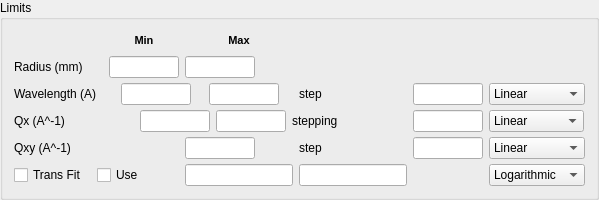
          <widget class="QGroupBox" name="limits_group">
           <property name="sizePolicy">
            <sizepolicy hsizetype="Preferred" vsizetype="Preferred">
             <horstretch>0</horstretch>
             <verstretch>0</verstretch>
            </sizepolicy>
           </property>
           <property name="layoutDirection">
            <enum>Qt::LeftToRight</enum>
           </property>
           <property name="title">
            <string>Limits</string>
           </property>
           <property name="checkable">
            <bool>false</bool>
           </property>
           <layout class="QGridLayout" name="gridLayout_4">
            <property name="verticalSpacing">
             <number>5</number>
            </property>
            <item row="0" column="0">
             <spacer name="horizontalSpacer_2">
              <property name="orientation">
               <enum>Qt::Horizontal</enum>
              </property>
              <property name="sizeHint" stdset="0">
               <size>
                <width>40</width>
                <height>20</height>
               </size>
              </property>
             </spacer>
            </item>
            <item row="0" column="2">
             <widget class="QLabel" name="limits_min_lbl">
              <property name="sizePolicy">
               <sizepolicy hsizetype="Preferred" vsizetype="Maximum">
                <horstretch>0</horstretch>
                <verstretch>0</verstretch>
               </sizepolicy>
              </property>
              <property name="text">
               <string>&lt;!DOCTYPE HTML PUBLIC &quot;-//W3C//DTD HTML 4.0//EN&quot; &quot;http://www.w3.org/TR/REC-html40/strict.dtd&quot;&gt;
&lt;html&gt;&lt;head&gt;&lt;meta name=&quot;qrichtext&quot; content=&quot;1&quot; /&gt;&lt;style type=&quot;text/css&quot;&gt;
p, li { white-space: pre-wrap; }
&lt;/style&gt;&lt;/head&gt;&lt;body style=&quot; font-family:'MS Shell Dlg 2'; font-size:8.25pt; font-weight:400; font-style:normal;&quot;&gt;
&lt;p style=&quot; margin-top:0px; margin-bottom:0px; margin-left:0px; margin-right:0px; -qt-block-indent:0; text-indent:0px; font-size:8pt;&quot;&gt;&lt;span style=&quot; font-weight:600;&quot;&gt;Min&lt;/span&gt;&lt;/p&gt;&lt;/body&gt;&lt;/html&gt;</string>
              </property>
              <property name="alignment">
               <set>Qt::AlignCenter</set>
              </property>
             </widget>
            </item>
            <item row="0" column="3">
             <widget class="QLabel" name="limits_max_lbl">
              <property name="sizePolicy">
               <sizepolicy hsizetype="Preferred" vsizetype="Maximum">
                <horstretch>0</horstretch>
                <verstretch>0</verstretch>
               </sizepolicy>
              </property>
              <property name="text">
               <string>&lt;!DOCTYPE HTML PUBLIC &quot;-//W3C//DTD HTML 4.0//EN&quot; &quot;http://www.w3.org/TR/REC-html40/strict.dtd&quot;&gt;
&lt;html&gt;&lt;head&gt;&lt;meta name=&quot;qrichtext&quot; content=&quot;1&quot; /&gt;&lt;style type=&quot;text/css&quot;&gt;
p, li { white-space: pre-wrap; }
&lt;/style&gt;&lt;/head&gt;&lt;body style=&quot; font-family:'MS Shell Dlg 2'; font-size:8.25pt; font-weight:400; font-style:normal;&quot;&gt;
&lt;p style=&quot; margin-top:0px; margin-bottom:0px; margin-left:0px; margin-right:0px; -qt-block-indent:0; text-indent:0px; font-size:8pt;&quot;&gt;&lt;span style=&quot; font-weight:600;&quot;&gt;Max&lt;/span&gt;&lt;/p&gt;&lt;/body&gt;&lt;/html&gt;</string>
              </property>
              <property name="alignment">
               <set>Qt::AlignCenter</set>
              </property>
             </widget>
            </item>
            <item row="1" column="0">
             <widget class="QLabel" name="label_3">
              <property name="text">
               <string>Radius (mm)</string>
              </property>
             </widget>
            </item>
            <item row="1" column="2">
             <widget class="QLineEdit" name="rad_min">
              <property name="sizePolicy">
               <sizepolicy hsizetype="Preferred" vsizetype="Maximum">
                <horstretch>0</horstretch>
                <verstretch>0</verstretch>
               </sizepolicy>
              </property>
              <property name="maximumSize">
               <size>
                <width>70</width>
                <height>16777215</height>
               </size>
              </property>
             </widget>
            </item>
            <item row="1" column="3">
             <widget class="QLineEdit" name="rad_max">
              <property name="sizePolicy">
               <sizepolicy hsizetype="Preferred" vsizetype="Preferred">
                <horstretch>0</horstretch>
                <verstretch>0</verstretch>
               </sizepolicy>
              </property>
              <property name="maximumSize">
               <size>
                <width>70</width>
                <height>16777215</height>
               </size>
              </property>
             </widget>
            </item>
            <item row="2" column="0">
             <widget class="QLabel" name="wavlength_lb">
              <property name="toolTip">
               <string>Controls the output from convert to wavelength</string>
              </property>
              <property name="text">
               <string>Wavelength (A)</string>
              </property>
             </widget>
            </item>
            <item row="2" column="2" colspan="2">
             <widget class="QStackedWidget" name="wav_stack">
              <property name="autoFillBackground">
               <bool>false</bool>
              </property>
              <property name="lineWidth">
               <number>1</number>
              </property>
              <property name="currentIndex">
               <number>0</number>
              </property>
              <widget class="QWidget" name="page_7">
               <layout class="QGridLayout" name="gridLayout_21">
                <property name="margin">
                 <number>0</number>
                </property>
                <item row="0" column="1">
                 <widget class="QLineEdit" name="wav_min">
                  <property name="sizePolicy">
                   <sizepolicy hsizetype="Preferred" vsizetype="Preferred">
                    <horstretch>0</horstretch>
                    <verstretch>0</verstretch>
                   </sizepolicy>
                  </property>
                  <property name="maximumSize">
                   <size>
                    <width>70</width>
                    <height>16777215</height>
                   </size>
                  </property>
                  <property name="toolTip">
                   <string>Start and end wavelengths used by convert to wavelengh</string>
                  </property>
                 </widget>
                </item>
                <item row="0" column="2">
                 <widget class="QLineEdit" name="wav_max">
                  <property name="sizePolicy">
                   <sizepolicy hsizetype="Preferred" vsizetype="Preferred">
                    <horstretch>0</horstretch>
                    <verstretch>0</verstretch>
                   </sizepolicy>
                  </property>
                  <property name="maximumSize">
                   <size>
                    <width>70</width>
                    <height>16777215</height>
                   </size>
                  </property>
                 </widget>
                </item>
               </layout>
              </widget>
              <widget class="QWidget" name="page_8">
               <layout class="QHBoxLayout" name="horizontalLayout_18">
                <property name="margin">
                 <number>0</number>
                </property>
                <item>
                 <widget class="QLineEdit" name="wavRanges">
                  <property name="toolTip">
                   <string>Comma separated list of wavelength ranges. One reduction
will always be done between the first and last ranges the
intermediate ranges are there for comparison</string>
                  </property>
                 </widget>
                </item>
                <item>
                 <widget class="QLabel" name="wavRanVal_lb">
                  <property name="text">
                   <string>*</string>
                  </property>
                  <property name="textFormat">
                   <enum>Qt::AutoText</enum>
                  </property>
                 </widget>
                </item>
               </layout>
              </widget>
             </widget>
            </item>
            <item row="2" column="4">
             <widget class="QLabel" name="wav_step_lbl">
              <property name="text">
               <string>step</string>
              </property>
             </widget>
            </item>
            <item row="2" column="5">
             <widget class="QLineEdit" name="wav_dw">
              <property name="sizePolicy">
               <sizepolicy hsizetype="Maximum" vsizetype="Maximum">
                <horstretch>0</horstretch>
                <verstretch>0</verstretch>
               </sizepolicy>
              </property>
              <property name="maximumSize">
               <size>
                <width>70</width>
                <height>16777215</height>
               </size>
              </property>
              <property name="toolTip">
               <string>The bin width of the output from convert to wavelength</string>
              </property>
             </widget>
            </item>
            <item row="2" column="6">
             <widget class="QComboBox" name="wav_dw_opt">
              <property name="sizePolicy">
               <sizepolicy hsizetype="Maximum" vsizetype="Maximum">
                <horstretch>0</horstretch>
                <verstretch>0</verstretch>
               </sizepolicy>
              </property>
              <property name="minimumSize">
               <size>
                <width>0</width>
                <height>0</height>
               </size>
              </property>
              <property name="toolTip">
               <string>Use Plot Result (in first tab) to check overlapping</string>
              </property>
              <item>
               <property name="text">
                <string>Linear</string>
               </property>
              </item>
              <item>
               <property name="text">
                <string>Logarithmic</string>
               </property>
              </item>
              <item>
               <property name="text">
                <string>Ranges Lin</string>
               </property>
              </item>
              <item>
               <property name="text">
                <string>Ranges Log</string>
               </property>
              </item>
             </widget>
            </item>
            <item row="3" column="0" colspan="6">
             <widget class="QStackedWidget" name="q_stack">
              <property name="autoFillBackground">
               <bool>false</bool>
              </property>
              <property name="lineWidth">
               <number>1</number>
              </property>
              <property name="currentIndex">
               <number>0</number>
              </property>
              <widget class="QWidget" name="page_2">
               <layout class="QGridLayout" name="gridLayout_16">
                <property name="margin">
                 <number>0</number>
                </property>
                <item row="0" column="2">
                 <widget class="QLineEdit" name="q_min">
                  <property name="sizePolicy">
                   <sizepolicy hsizetype="Preferred" vsizetype="Preferred">
                    <horstretch>0</horstretch>
                    <verstretch>0</verstretch>
                   </sizepolicy>
                  </property>
                  <property name="maximumSize">
                   <size>
                    <width>70</width>
                    <height>16777215</height>
                   </size>
                  </property>
                 </widget>
                </item>
                <item row="0" column="3">
                 <widget class="QLineEdit" name="q_max">
                  <property name="sizePolicy">
                   <sizepolicy hsizetype="Preferred" vsizetype="Preferred">
                    <horstretch>0</horstretch>
                    <verstretch>0</verstretch>
                   </sizepolicy>
                  </property>
                  <property name="maximumSize">
                   <size>
                    <width>70</width>
                    <height>16777215</height>
                   </size>
                  </property>
                 </widget>
                </item>
                <item row="0" column="4">
                 <widget class="QLabel" name="q_step_lbl">
                  <property name="text">
                   <string>stepping</string>
                  </property>
                 </widget>
                </item>
                <item row="0" column="5">
                 <widget class="QLineEdit" name="q_dq">
                  <property name="sizePolicy">
                   <sizepolicy hsizetype="Maximum" vsizetype="Maximum">
                    <horstretch>0</horstretch>
                    <verstretch>0</verstretch>
                   </sizepolicy>
                  </property>
                  <property name="maximumSize">
                   <size>
                    <width>70</width>
                    <height>16777215</height>
                   </size>
                  </property>
                 </widget>
                </item>
                <item row="0" column="1">
                 <widget class="QLabel" name="qx_lb">
                  <property name="sizePolicy">
                   <sizepolicy hsizetype="Preferred" vsizetype="Preferred">
                    <horstretch>0</horstretch>
                    <verstretch>0</verstretch>
                   </sizepolicy>
                  </property>
                  <property name="minimumSize">
                   <size>
                    <width>120</width>
                    <height>0</height>
                   </size>
                  </property>
                  <property name="text">
                   <string>Qx (A^-1)</string>
                  </property>
                 </widget>
                </item>
               </layout>
              </widget>
              <widget class="QWidget" name="page_4">
               <layout class="QHBoxLayout" name="horizontalLayout_17">
                <property name="margin">
                 <number>0</number>
                </property>
                <item>
                 <widget class="QLabel" name="label_37">
                  <property name="minimumSize">
                   <size>
                    <width>120</width>
                    <height>0</height>
                   </size>
                  </property>
                  <property name="text">
                   <string>Qx (Å^-1)</string>
                  </property>
                 </widget>
                </item>
                <item>
                 <widget class="QLineEdit" name="q_rebin"/>
                </item>
               </layout>
              </widget>
             </widget>
            </item>
            <item row="3" column="6">
             <widget class="QComboBox" name="q_dq_opt">
              <property name="sizePolicy">
               <sizepolicy hsizetype="Maximum" vsizetype="Maximum">
                <horstretch>0</horstretch>
                <verstretch>0</verstretch>
               </sizepolicy>
              </property>
              <property name="minimumSize">
               <size>
                <width>0</width>
                <height>0</height>
               </size>
              </property>
              <property name="maximumSize">
               <size>
                <width>95</width>
                <height>16777215</height>
               </size>
              </property>
              <property name="currentIndex">
               <number>0</number>
              </property>
              <item>
               <property name="text">
                <string>Linear</string>
               </property>
              </item>
              <item>
               <property name="text">
                <string>Logarithmic</string>
               </property>
              </item>
              <item>
               <property name="text">
                <string>Variable</string>
               </property>
              </item>
             </widget>
            </item>
            <item row="5" column="0">
             <widget class="QLabel" name="qxy_lb">
              <property name="text">
               <string>Qxy (A^-1)</string>
              </property>
             </widget>
            </item>
            <item row="5" column="3">
             <widget class="QLineEdit" name="qy_max">
              <property name="sizePolicy">
               <sizepolicy hsizetype="Preferred" vsizetype="Preferred">
                <horstretch>0</horstretch>
                <verstretch>0</verstretch>
               </sizepolicy>
              </property>
              <property name="maximumSize">
               <size>
                <width>70</width>
                <height>16777215</height>
               </size>
              </property>
             </widget>
            </item>
            <item row="5" column="4">
             <widget class="QLabel" name="qy_step_lbl">
              <property name="text">
               <string>step</string>
              </property>
             </widget>
            </item>
            <item row="5" column="5">
             <widget class="QLineEdit" name="qy_dqy">
              <property name="sizePolicy">
               <sizepolicy hsizetype="Expanding" vsizetype="Maximum">
                <horstretch>0</horstretch>
                <verstretch>0</verstretch>
               </sizepolicy>
              </property>
              <property name="maximumSize">
               <size>
                <width>70</width>
                <height>16777215</height>
               </size>
              </property>
             </widget>
            </item>
            <item row="5" column="6">
             <widget class="QComboBox" name="qy_dqy_opt">
              <property name="sizePolicy">
               <sizepolicy hsizetype="Preferred" vsizetype="Preferred">
                <horstretch>0</horstretch>
                <verstretch>0</verstretch>
               </sizepolicy>
              </property>
              <item>
               <property name="text">
                <string>Linear</string>
               </property>
              </item>
             </widget>
            </item>
            <item row="6" column="6">
             <widget class="QComboBox" name="trans_opt">
              <item>
               <property name="text">
                <string>Logarithmic</string>
               </property>
              </item>
              <item>
               <property name="text">
                <string>Linear</string>
               </property>
              </item>
             </widget>
            </item>
            <item row="6" column="0" colspan="3">
             <layout class="QHBoxLayout" name="horizontalLayout_8">
              <item>
               <widget class="QCheckBox" name="transFitOnOff">
                <property name="text">
                 <string>Trans Fit</string>
                </property>
               </widget>
              </item>
              <item>
               <widget class="QCheckBox" name="transFit_ck">
                <property name="text">
                 <string>Use</string>
                </property>
               </widget>
              </item>
             </layout>
            </item>
            <item row="6" column="4">
             <widget class="QLineEdit" name="trans_max"/>
            </item>
            <item row="6" column="3">
             <widget class="QLineEdit" name="trans_min"/>
            </item>
           </layout>
          </widget>
